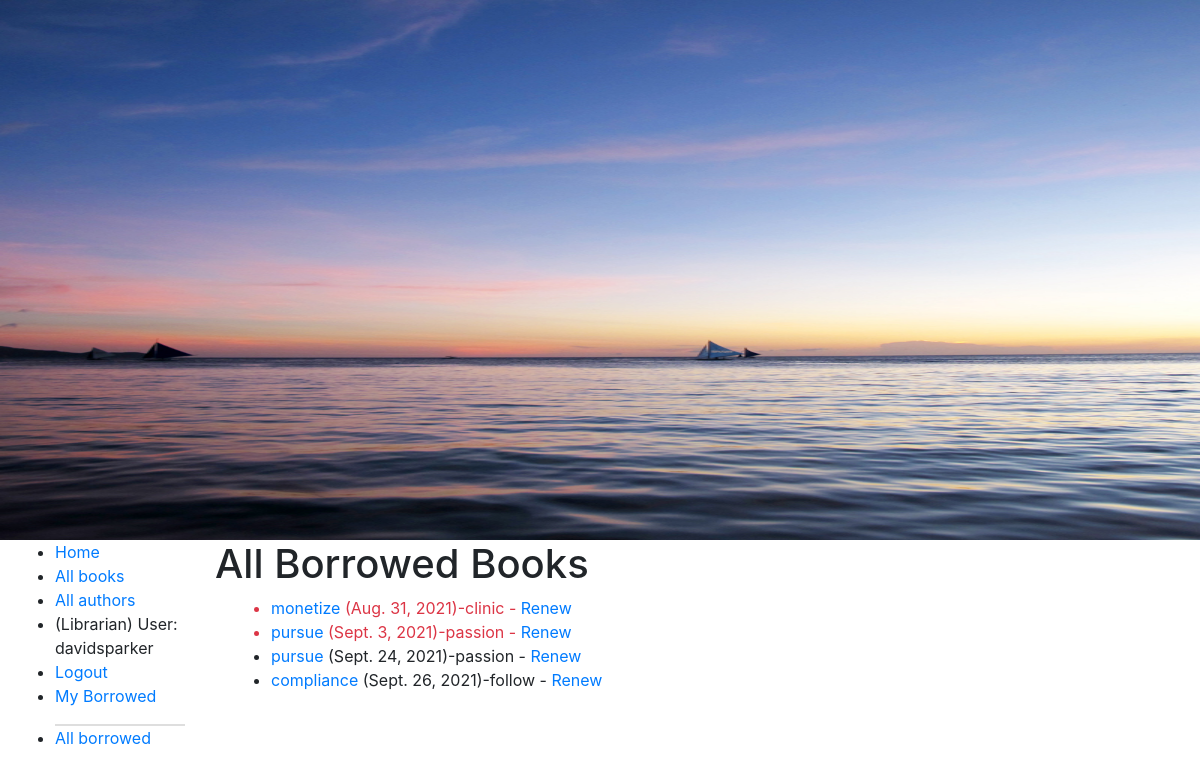
Page /catalog/borrowed (signed in) on the committed database.
### catalog/models.py (models this page shows, shortened)
class BookInstance(models.Model):
    id = models.UUIDField(primary_key=True, default=uuid.uuid4,
            help_text='Unique id for this particular book accross while library')
    book = models.ForeignKey('Book', on_delete=models.RESTRICT, null=True)
    imprint = models.CharField(max_length=200)
    due_back = models.DateField(null=True, blank=True)
    borrower = models.ForeignKey(User, on_delete=models.SET_NULL, null=True, blank=True)
    LOAN_STATUS = (
        ('m', 'Maintenance'),
        ('o', 'On loan'),
        ('a', 'Available'),
        ('r', 'Reserved'),
    )
    status = models.CharField(
        max_length=1,
        choices=LOAN_STATUS,
        blank=True,
        default='m',
        help_text = 'Book availability',
    )
    class Meta:
        ordering = ['due_back']
        permissions = (("can_mark_returned", "Set book as returned"),)
    @property
    def is_overdue(self):
        if (self.due_back and date.today() > self.due_back):
            return True
        return False

class Book(models.Model):
    title = models.CharField(max_length=64, unique=True)
    author = models.ForeignKey('Author', on_delete=models.SET_NULL, null=True)
    summary = models.TextField(max_length=1000,
            help_text = 'Enter a brief description of the book')
    isbn = models.CharField('ISBN', max_length=13, unique=True,
            help_text = '13 Character <a href="https://www.isbn-international.org/content/what-isbn">ISBN number</a>')
    genre = models.ManyToManyField(Genre, help_text='Select a genre for this book')
    language = models.ForeignKey(Language, on_delete=models.SET_NULL, null=True, blank=True)
    def display_genre(self):
        """Create a string for the Genre. This is required to display genre in admin."""
        return ', '.join(genre.name for genre in self.genre.all()[:3])
    display_genre.short_description = 'Genre'

class Author(models.Model):
    first_name = models.CharField(max_length=100)
    last_name = models.CharField(max_length=100)
    date_of_birth = models.DateField(null=True, blank=True)
    date_of_death = models.DateField('died', null=True, blank=True)
    class Meta:
        ordering = ['first_name', 'last_name']

### catalog/views.py (the view)
# urls.py: path('borrowed', views.AllBorrowdBooksListView.as_view(), name='all-borrowed'),
class AllBorrowdBooksListView(PermissionRequiredMixin, generic.ListView):
    model = BookInstance
    permission_required = 'catalog.can_mark_returned'
    template_name = 'catalog/bookinstance_list_all_borrowed.html'
    paginate_by = 10
    def get_queryset(self):
        return BookInstance.objects.filter(status__exact='o').order_by('due_back')

### catalog/templates/catalog/bookinstance_list_all_borrowed.html (shortened to what this page needs)
{% extends 'base.html' %}
{% block content %}
<h1>All Borrowed Books</h1>
{% if bookinstance_list %}
    <ul style = "margin-left:1rem">
        {% for bkinst in bookinstance_list %}
            <li class = "{% if bkinst.is_overdue %}text-danger{% endif %}">
                <a href = "{% url 'book-detail' bkinst.book.pk %}">{{ bkinst.book.title }}</a>
                ({{bkinst.due_back}})-{{bkinst.book.author.first_name}} -
                <a href="{% url 'renew-book-librarian' bkinst.id %}">Renew</a>
            </li>
        {% endfor %}
{% else %}
    <p>There are no books borrowed.</p>
{% endif %}
{% endblock content %}

### catalog/templates/base.html (shortened to what this page needs)
<!DOCTYPE html>
<html lang="en">
<head>
  <link rel="stylesheet" href="https://cdn.jsdelivr.net/npm/bootstrap@4.5.3/dist/css/bootstrap.min.css">
  {% load static %}
  <link rel="stylesheet" href="{% static 'css/styles.css' %}">
  <img src="{% static 'catalog/images/local_library_model_uml.png' %}" alt="UML diagram" style="width:100%;height:540px;">
</head>
<body>
  <div class="container-fluid">
    <div class="row">
      <div class="col-sm-2">
      {% block sidebar %}
        <ul class="sidebar-nav">
          <li><a href="{% url 'index' %}">Home</a></li>
          <li><a href="{% url 'books' %}">All books</a></li>
          <li><a href="{% url 'authors' %}"> All authors</a></li>
          {% if user.is_authenticated %}
            <li>{% if perms.catalog.can_mark_returned %}(Librarian){%endif%}
                User: {{ user.get_username }}</li>
            <li><a href="{% url 'logout'%}?next={{request.path}}">Logout</a></li>
            <li><a href="{% url 'my-borrowed' %}">My Borrowed</a></li>
            {% if perms.catalog.can_mark_returned %}
                <li style="margin-top:1rem; border-top:2px solid #DEDEDE">
                    <a href="{% url 'all-borrowed' %}">All borrowed</a>
                </li>
            {% endif %}
          {% else %}
            <li><a href="{% url 'login'%}?next={{request.path}}">Login</a></li>
          {% endif %}
        </ul>
     {% endblock %}
      </div>
      <div class="col-sm-10 ">{% block content %}{% endblock %}</div>
    </div>
  </div>
</body>
</html>

### rows in the picture
BookInstance: book "monetize", due_back "Aug. 31, 2021", book.author.first_name "clinic"
BookInstance: book "pursue", due_back "Sept. 3, 2021", book.author.first_name "passion"
BookInstance: book "pursue", due_back "Sept. 24, 2021", book.author.first_name "passion"
BookInstance: book "compliance", due_back "Sept. 26, 2021", book.author.first_name "follow"

### other values in the picture
{{ user.get_username }} "davidsparker"
